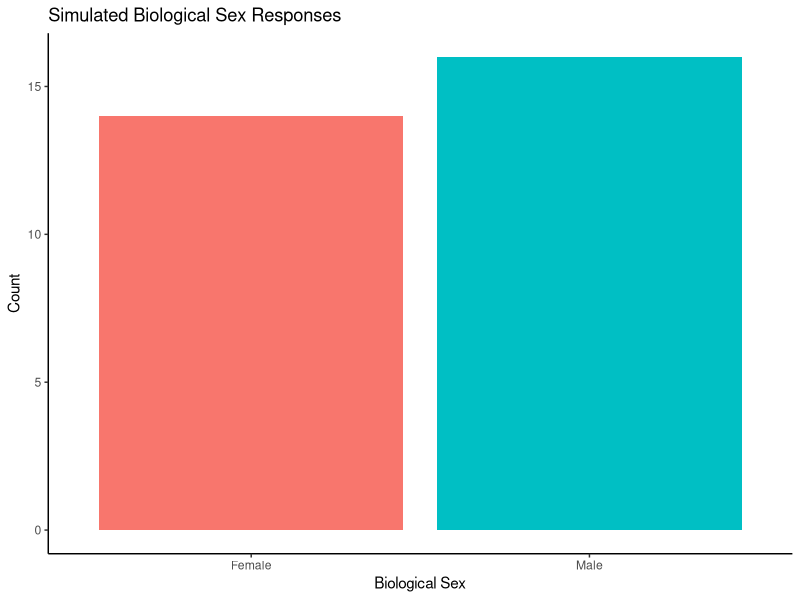
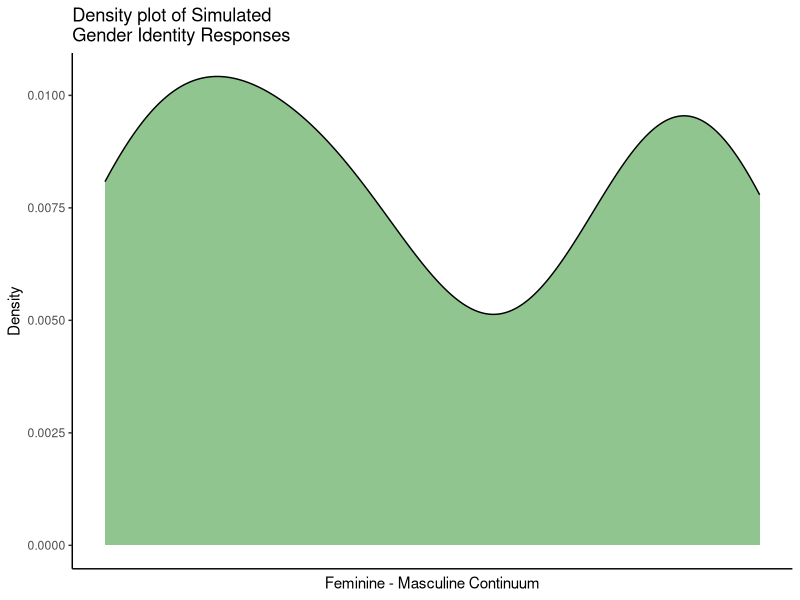
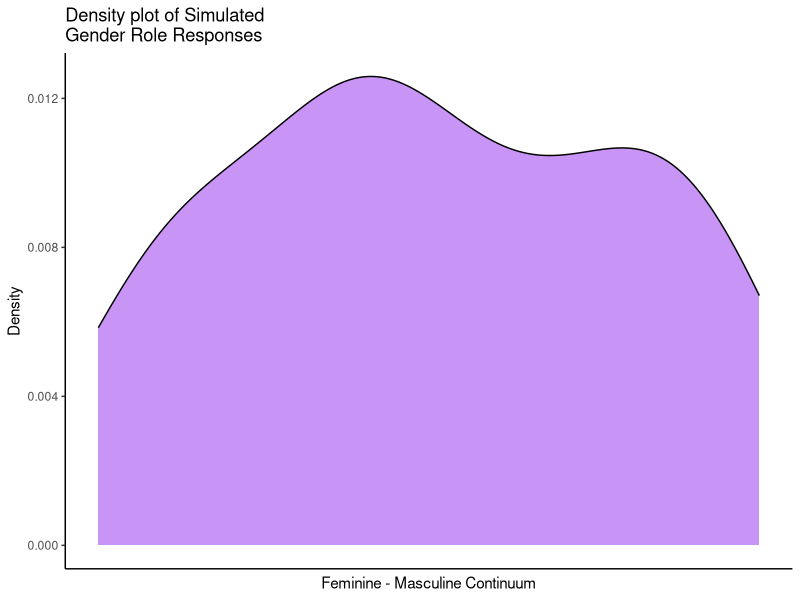

Source code (R) for these figures, in order:
## ---- chunk 1
# load libraries and simulated data ---------------------------------------
library(tidyverse)
library(ggpubr)

# set seed for reproducibility
set.seed(42)

# load data set (from RDS if using previous script to simulate the data)
sim_data <- read_csv(file = "sim-data.csv")

# default density plots and scale function ----------------------------------
plot_dens_2D <- function(data, x, y){
  plot <- ggplot(data = data, aes(x = x, y = y)) + 
    geom_density_2d_filled(aes(fill = after_stat(level)),
                           bins = 9, contour_var = 'ndensity') +
    scale_fill_brewer(palette = 16, direction = 1, 
                      labels = c('Low', '', '', '','','','','', 'High')) +
    guides(fill = guide_legend(title = 'Density of Occurences', 
                               direction = 'horizontal', nrow = 1, 
                               label.position = 'bottom'))
  plot
}

## ---- chunk 2

# biological sex bar plot
ggplot(sim_data, aes(x = bio_sex)) +
  geom_bar(aes(fill = bio_sex), show.legend = F) + 
  labs(title = 'Simulated Biological Sex Responses') +
  ylab('Count') + xlab('Biological Sex') +
  theme_classic()
## ---- chunk 3
# gender identity density plot
ggplot(sim_data, aes(x = gen_id)) +
  geom_density(alpha=.5, fill = 'forestgreen', colour = 'black') +
  labs(title = 'Density plot of Simulated\nGender Identity Responses') +
  ylab('Density') + xlab('Feminine - Masculine Continuum') +
  theme_classic() +
  theme(
    legend.position = 'none',
    axis.ticks.x = element_blank(),
    axis.text.x = element_blank()
  )
# gender role density plot
ggplot(sim_data, aes(x = gen_role)) +
  geom_density(alpha=.5, fill = 'purple2', colour = 'black') +
  labs(title = 'Density plot of Simulated\nGender Role Responses') +
  ylab('Density') + xlab('Feminine - Masculine Continuum') +
  theme_classic() +
  theme(
    legend.position = 'none',
    axis.ticks.x = element_blank(),
    axis.text.x = element_blank()
  )  
## ---- chunk 4
# example of collected data
skew_int <- tibble(
  Mean = c(">70", "55 to 70", "45 to 55", "30 to 45", "<30"),
  Interpretation = c("\"Skews masculine\"", "\"More masculine than feminine\"", "\"Not strongly skewed\"", "\"More feminine than masculine\"", "\"Skews feminine\"")
)

knitr::kable(skew_int, booktabs = TRUE, caption = "Potential Interpretation of Sample Means for Gendered Aspect of Health Items.") %>%
  kableExtra::add_footnote("This table assumes you have recorded the gendered aspects of health items as 0 being the most feminine score and 100 being the most masculine score.", notation = "none")
## ---- chunk 5
# example of collected data
sum_tab <- tibble(
  "SGBA Item" = c("Biological Sex (n(%))", "<i>Female</i>", "<i>Intersex</i>", "<i>Male</i>", "Gendered Aspect of Health (skew)", "<i>Gender Identity</i>", "<i>Gendered Roles</i>"),
  "Sample (n = 30)" = c(" ", "14(47%)", NA, "16(53%)", " ", "  Not strongly skewed", "  Not strongly skewed")
)

knitr::kable(sum_tab, booktabs = TRUE, caption = "Simulated sample characteristics.") 
